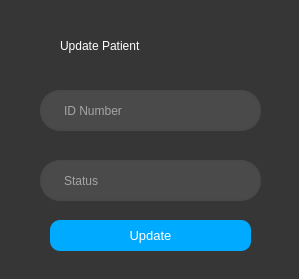
<?xml version="1.0" encoding="UTF-8"?>
<ui version="4.0">
 <class>UpdatePatient</class>
 <widget class="QWidget" name="UpdatePatient">
  <property name="geometry">
   <rect>
    <x>0</x>
    <y>0</y>
    <width>299</width>
    <height>279</height>
   </rect>
  </property>
  <property name="windowTitle">
   <string>Update Patient</string>
  </property>
  <property name="windowIcon">
   <iconset resource="resource.qrc">
    <normaloff>:/icons/icons/updatebutton.png</normaloff>:/icons/icons/updatebutton.png</iconset>
  </property>
  <property name="styleSheet">
   <string notr="true">background-color: rgb(54, 54, 54);</string>
  </property>
  <widget class="QLabel" name="UpdatePatient_Label">
   <property name="geometry">
    <rect>
     <x>60</x>
     <y>30</y>
     <width>181</width>
     <height>31</height>
    </rect>
   </property>
   <property name="styleSheet">
    <string notr="true">QLabel {
	font: 20pt &quot;Helvetica&quot;;
	color: rgb(255, 255, 255)
}</string>
   </property>
   <property name="text">
    <string>Update Patient</string>
   </property>
  </widget>
  <widget class="QLineEdit" name="ID_NumberLineEdit">
   <property name="geometry">
    <rect>
     <x>40</x>
     <y>90</y>
     <width>221</width>
     <height>41</height>
    </rect>
   </property>
   <property name="styleSheet">
    <string notr="true">QLineEdit {
	border: 2px solid rgb(72, 72, 72);
	border-radius: 20px;
	color: #FFF;
	padding-left: 20px;
	padding-right: 2px;
	background-color: rgb(74, 74, 74);
}
QLineEdit:hover {
	border: 2px solid rgb(106, 106, 106);
}
QLineEdit:focus {
	border: 2px solid rgb(85, 85, 255);
	background-color: rgb(86, 86, 86);
}</string>
   </property>
   <property name="placeholderText">
    <string>ID Number</string>
   </property>
  </widget>
  <widget class="QLineEdit" name="StatusLineEdit">
   <property name="geometry">
    <rect>
     <x>40</x>
     <y>160</y>
     <width>221</width>
     <height>41</height>
    </rect>
   </property>
   <property name="styleSheet">
    <string notr="true">QLineEdit {
	border: 2px solid rgb(72, 72, 72);
	border-radius: 20px;
	color: #FFF;
	padding-left: 20px;
	padding-right: 2px;
	background-color: rgb(74, 74, 74);
}
QLineEdit:hover {
	border: 2px solid rgb(106, 106, 106);
}
QLineEdit:focus {
	border: 2px solid rgb(85, 85, 255);
	background-color: rgb(86, 86, 86);
}</string>
   </property>
   <property name="placeholderText">
    <string>Status</string>
   </property>
  </widget>
  <widget class="QPushButton" name="UpdateButton">
   <property name="geometry">
    <rect>
     <x>50</x>
     <y>220</y>
     <width>201</width>
     <height>31</height>
    </rect>
   </property>
   <property name="font">
    <font>
     <family>Helvetica</family>
     <pointsize>10</pointsize>
     <weight>9</weight>
     <italic>false</italic>
     <bold>false</bold>
    </font>
   </property>
   <property name="styleSheet">
    <string notr="true">QPushButton{
	color: rgb(255, 255, 255);
	background-color: rgb(0, 170, 255);
	font: 75 10pt &quot;Helvetica&quot;;
	border: 2px solid rgbrgb(0, 170, 255);
	border-radius: 10px;
	border-color: rgb(0, 170, 255);
}
</string>
   </property>
   <property name="text">
    <string>Update</string>
   </property>
  </widget>
 </widget>
 <resources>
  <include location="resource.qrc"/>
 </resources>
 <connections/>
</ui>
